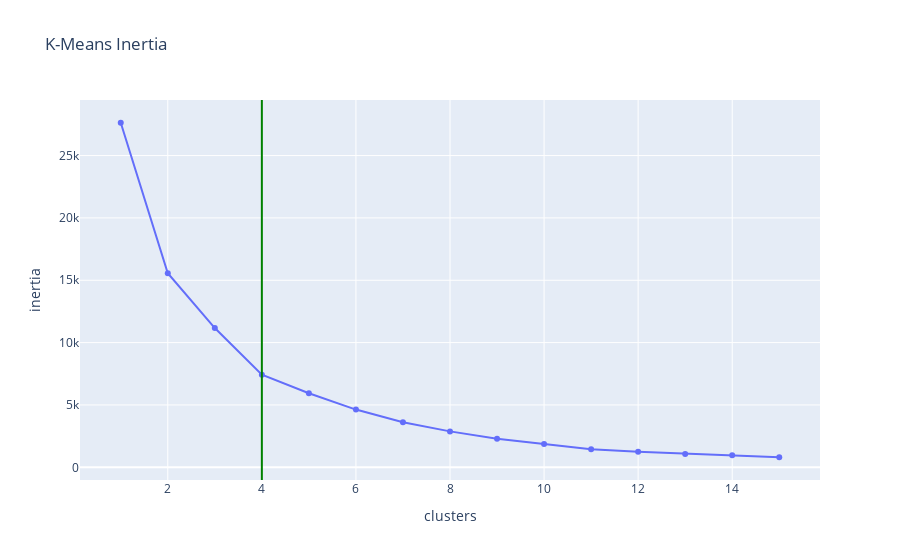

The code cell stored with this chart in its notebook:
### Markdown cell above
Vemos que en líneas generales lo que ha pasado es que el cluster 0 y el 1 se han fusionado. Establecimos que el cero eran los países poco contaminantes y los 1 con contaminación moderada. En este caso quedarían todos como poco contaminantes. Vamos a probar con otra combinación de variables que pensamos puede ser interesante:

### Code cell
prueba2 = df_procesed[["eficiency","Energy_production","energy_type"]]

inertia = []
for i in np.arange(1,16):
    km = KMeans(n_clusters=i).fit(prueba2)
    inertia.append(km.inertia_)
# ahora dibujamos las difrentes distorsiones o inercias:
fig = px.line(x= np.arange(1,16), y= inertia,markers=True,title="K-Means Inertia",\
        labels=dict(x="clusters",y="inertia")).add_vline(x=4,line_color="green")

clustering5 = KMeans(n_clusters=4,random_state=1234)
clustering5.fit(prueba2)
prediction5 = clustering5.predict(prueba2)
datas5 = np.unique(prediction5,return_counts=True)
resumen5 = pd.DataFrame({"clusters":datas5[0],"num_paises":datas5[1]})
fig.show()

### Figure 1 — Plotly figure (JSON) as saved in the notebook; plotly's stock layout.template omitted (floating-point values rounded to 4 significant figures)
{"data": [{"hovertemplate": "clusters=%{x}<br>inertia=%{y}<extra></extra>", "legendgroup": "", "line": {"color": "#636efa", "dash": "solid"}, "marker": {"symbol": "circle"}, "mode": "markers+lines", "name": "", "orientation": "v", "showlegend": false, "type": "scatter", "x": [1, 2, 3, 4, 5, 6, 7, 8, 9, 10, 11, 12, 13, 14, 15], "xaxis": "x", "y": [27630.0, 15560.0, 11170.0, 7427.0, 5938.0, 4629.0, 3607.0, 2880.0, 2297.0, 1867.0, 1442.0, 1240.0, 1076.0, 959.8, 806.0], "yaxis": "y"}], "layout": {"legend": {"tracegroupgap": 0}, "shapes": [{"line": {"color": "green"}, "type": "line", "x0": 4, "x1": 4, "xref": "x", "y0": 0, "y1": 1, "yref": "y domain"}], "title": {"text": "K-Means Inertia"}, "xaxis": {"anchor": "y", "domain": [0, 1], "title": {"text": "clusters"}}, "yaxis": {"anchor": "x", "domain": [0, 1], "title": {"text": "inertia"}}}}
